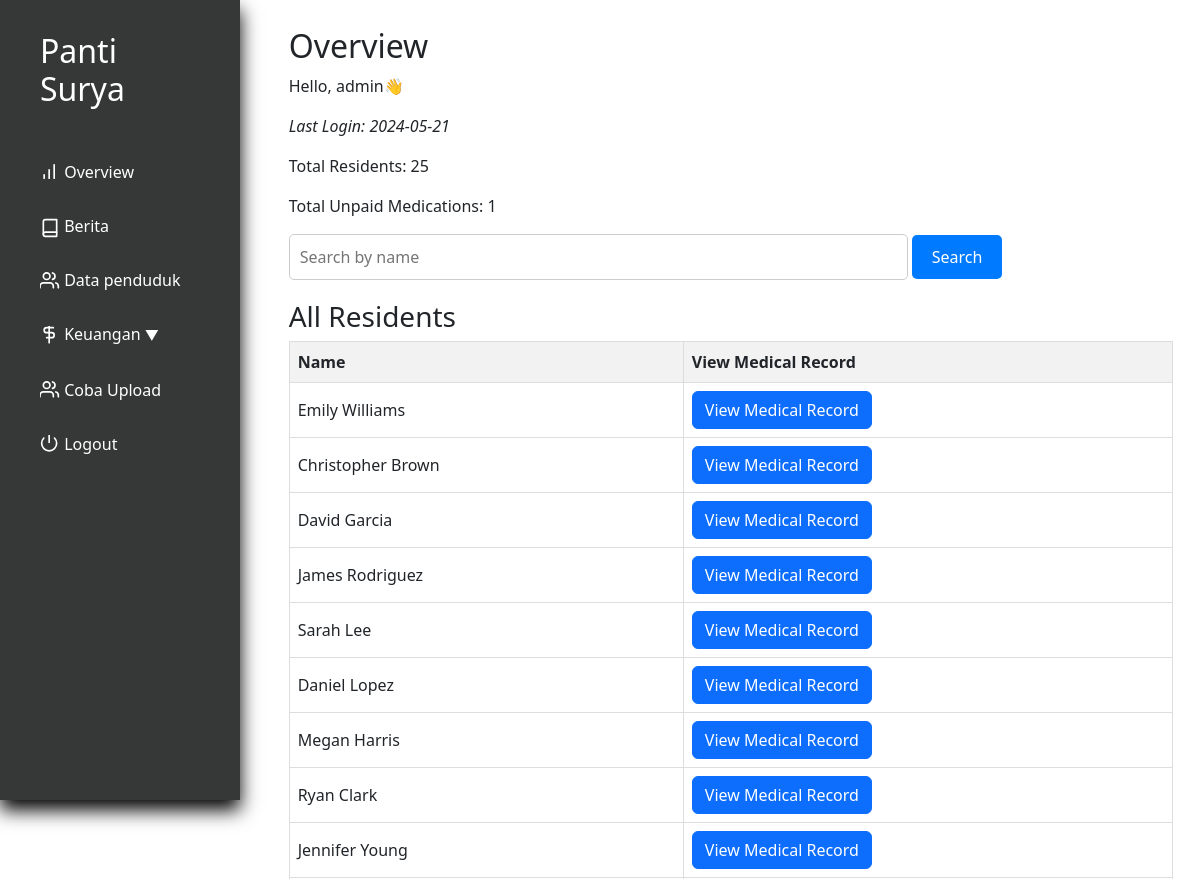
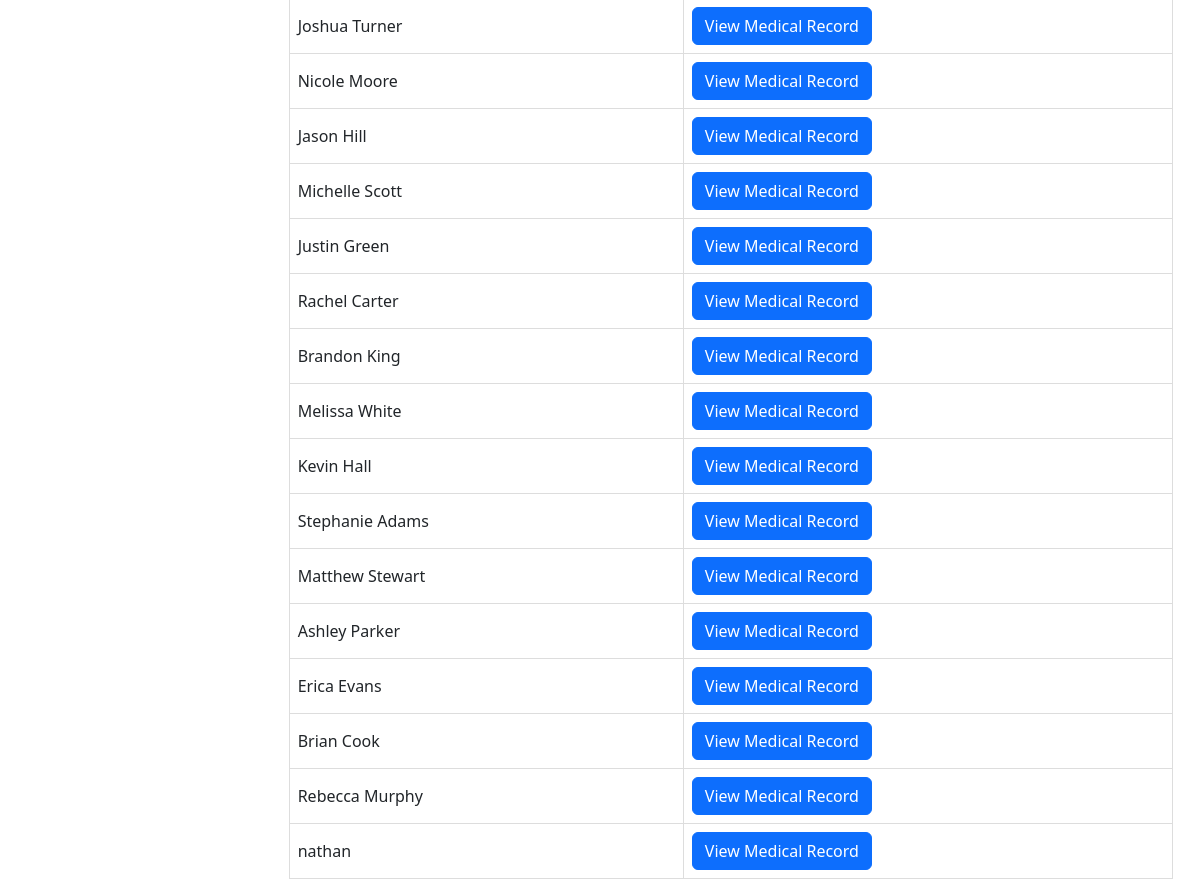
/index.php (signed in), run on the app's committed database (2 pictures, top to bottom).
### tables this page shows
CREATE TABLE `penduduk` (
  `id` int(11) NOT NULL,
  `nama` varchar(250) NOT NULL,
  `alamat` varchar(100) NOT NULL,
  `pengobatan_terakhir` date DEFAULT NULL,
  `email` varchar(200) DEFAULT NULL,
  `notelp` varchar(15) NOT NULL,
  `keuangan_pondokkan` int(11) NOT NULL,
  `keuangan_tabungan` int(11) NOT NULL,
  `keuangan_obat` int(11) NOT NULL,
  `keuangan_total` int(11) NOT NULL,
  `profile_picture` varchar(100) NOT NULL,
  `KTP` longblob NOT NULL,
  `KK` longblob NOT NULL,
  `BPJS` longblob NOT NULL
);

### utils.php (called while the page is built, shortened)
<?php
class myDB
{
    private $host = "localhost";
    private $username = "root";
    private $password = "";
    private $database = "pantisurya";
    private $db;
    function __construct()
    {
        if ($this->db == null) {
            try {
                $this->db = new PDO("mysql:host=$this->host;dbname=$this->database", $this->username, $this->password);
                $this->db->setAttribute(PDO::ATTR_ERRMODE, PDO::ERRMODE_EXCEPTION);
            } catch (PDOException $e) {
                echo "Connection failed: " . $e->getMessage();
            }
        }
    }
    public function prepare($query)
    {
        return $this->db->prepare($query);
    }
}

### index.php (the view, shortened to what this page needs)
<?php
require "utils.php";
$db = new myDB();
$stmt_residents = $db->prepare("SELECT COUNT(*) AS total_residents FROM penduduk");
$stmt_residents->execute();
$total_residents = $stmt_residents->fetch(PDO::FETCH_ASSOC)['total_residents'];
$stmt_unpaid = $db->prepare("SELECT COUNT(*) AS total_unpaid FROM rekam_medis WHERE sudah_bayar = 0");
$stmt_unpaid->execute();
$total_unpaid = $stmt_unpaid->fetch(PDO::FETCH_ASSOC)['total_unpaid'];
$stmt_all_residents = $db->prepare("SELECT * FROM penduduk");
$stmt_all_residents->execute();
$residents = $stmt_all_residents->fetchAll(PDO::FETCH_ASSOC);
?>
<!DOCTYPE html>
<html lang="en">
<head>
    <link href="https://cdn.jsdelivr.net/npm/bootstrap@5.3.3/dist/css/bootstrap.min.css" rel="stylesheet">
    <link rel="stylesheet" href="layout/indexstyle.css">
</head>
<body>
    <div class="app">
        <div class="dashboard">
            <?php include 'nav.php'?>
            <div class="main">
                <h2>Overview</h2>
                <p>Hello, <?php echo isset($_SESSION["username"]) ? $_SESSION["username"] : 'N/A'; ?>👋</p>
                <p style="font-style: italic;">Last Login: <?php echo isset($_SESSION["last_access"]) ? $_SESSION["last_access"] : 'N/A'; ?></p>
                <div class="overview-info">
                    <p>Total Residents: <?php echo isset($total_residents) ? $total_residents : 'N/A'; ?></p>
                    <p>Total Unpaid Medications: <?php echo isset($total_unpaid) ? $total_unpaid : 'N/A'; ?></p>
                </div>
                <div class="search-bar">
                    <form method="POST">
                        <input type="text" name="search" placeholder="Search by name" class="search-input">
                        <button type="submit" class="search-button">Search</button>
                    </form>
                </div>
                <div class="residents-table">
                    <h3>All Residents</h3>
                    <table class="resident-table">
                        <thead>
                            <tr>
                                <th>Name</th>
                                <th>View Medical Record</th>
                            </tr>
                        </thead>
                        <tbody>
                            <?php foreach($residents as $resident): ?>
                            <tr>
                                <td><?php echo $resident['nama']; ?></td>
                                <td><button onclick="window.location.href='laporanmedis.php?id=<?php echo $resident['id']; ?>'" class="btn btn-primary">View Medical Record</button></td>
                            </tr>
                            <?php endforeach; ?>
                        </tbody>
                    </table>
                </div>
            </div>
        </div>
    </div>
</body>
</html>

### nav.php (shortened to what this page needs)
<div class="holder flex-col">
    <div class="content flex-col">
        <div class="logo">
            <h2 style="color: white;">Panti Surya</h2>
        </div>
        <nav class="nav">
            <a type="button" href="index.php">
                Overview
            </a>
            <a type="button" href="databerita.php">
                Berita
            </a>
            <a type="button" href="penduduk.php">
                Data penduduk
            </a>
            <div class="dropdown">
                <a type="button" href="#" class="dropbtn" onclick="toggleSubMenu()">
                    Keuangan
                    <span style="font-size: 14px; vertical-align: middle;">&#9660;</span>
                </a>
            </div>
            <a type="button" href="cobaUpload.php">
                Coba Upload
            </a>
            <a type="button" onclick="return confirm('Yakin keluar?')" href="logout.php">
                <svg xmlns="http://www.w3.org/2000/svg" width="20" height="20" viewBox="3 3 20 24" fill="none" stroke="currentColor" stroke-width="2" stroke-linecap="round" stroke-linejoin="round" class="feather feather-power"><path d="M18.36 6.64a9 9 0 1 1-12.73 0"></path><line x1="12" y1="2" x2="12" y2="12"></line></svg> Logout
            </a>
        </nav>
    </div>
</div>
<div class="filler"></div>

### layout/indexstyle.css (style rules this page uses)
* { box-sizing: border-box; margin: 0; padding: 0; }
.dashboard { display: flex; min-height: 100vh; flex-direction: row; gap: 1.7rem; }
.flex-col { display: flex; flex-direction: column; }
.holder { width: 20%; height: 100vh; box-shadow: 0 10px 18px rgba(0,0,0,1); position: fixed; padding: 0 1rem; background-color: #363737; }
.content { padding: 1rem 0.5rem; gap: 1rem; }
.logo { padding: 0 1rem; word-wrap: break-word; }
.nav { padding: 0.5rem; gap: 0.5rem; display: flex; flex-direction: column; justify-content: center; }
.nav a { display: block; padding: 0.5rem 0.5rem; border-radius: 10px; line-height: 30px; font-size: 16px; text-decoration: none; transition: all 0.5s ease; color: white; }
.main { width: 80%; height: 100vh; padding: 1.7rem; }
.filler { width: 20%; }
.content { display: flex; }
.logo h2 { margin-top: 1rem; margin-bottom: 1rem; }

### index.php (style rules this page uses)
.search-bar { margin-bottom: 20px; }
.search-input { width: 70%; padding: 10px; border-radius: 5px; border: 1px solid #ccc; }
.search-button { padding: 10px 20px; border-radius: 5px; background-color: #007bff; color: #fff; border: none; cursor: pointer; }
.resident-table { width: 100%; border-collapse: collapse; }
.resident-table th, .resident-table td { border: 1px solid #ddd; padding: 8px; text-align: left; }
.resident-table th { background-color: #f2f2f2; }

### data on the page
penduduk: nama "Emily Williams"
penduduk: nama "Christopher Brown"
penduduk: nama "David Garcia"
penduduk: nama "James Rodriguez"
penduduk: nama "Sarah Lee"
penduduk: nama "Daniel Lopez"
penduduk: nama "Megan Harris"
penduduk: nama "Ryan Clark"
penduduk: nama "Jennifer Young"
penduduk: nama "Joshua Turner"
penduduk: nama "Nicole Moore"
penduduk: nama "Jason Hill"
penduduk: nama "Michelle Scott"
penduduk: nama "Justin Green"
penduduk: nama "Rachel Carter"
penduduk: nama "Brandon King"
penduduk: nama "Melissa White"
penduduk: nama "Kevin Hall"
penduduk: nama "Stephanie Adams"
penduduk: nama "Matthew Stewart"
penduduk: nama "Ashley Parker"
penduduk: nama "Erica Evans"
penduduk: nama "Brian Cook"
penduduk: nama "Rebecca Murphy"
penduduk: nama "nathan"

### other printed values
$_SESSION["username"] "admin"
$_SESSION["last_access"] "2024-05-21"
$total_residents "25"
$total_unpaid "1"
